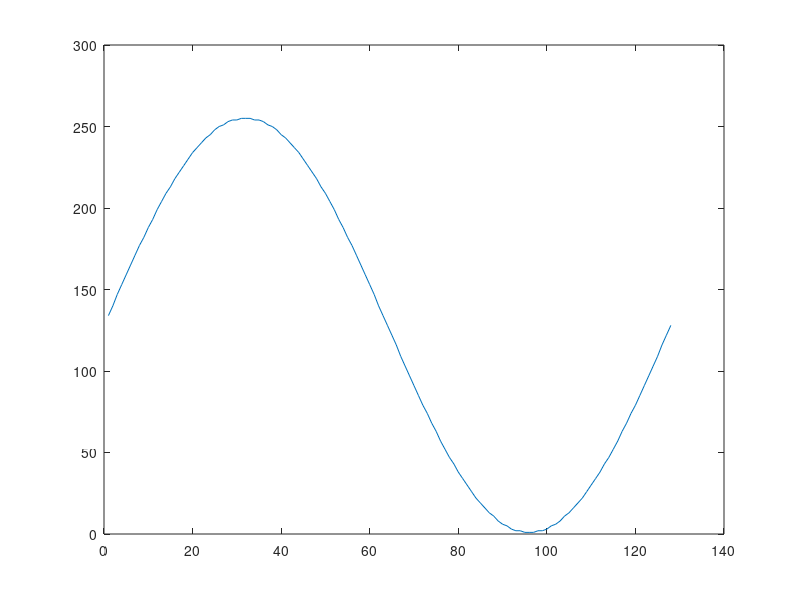
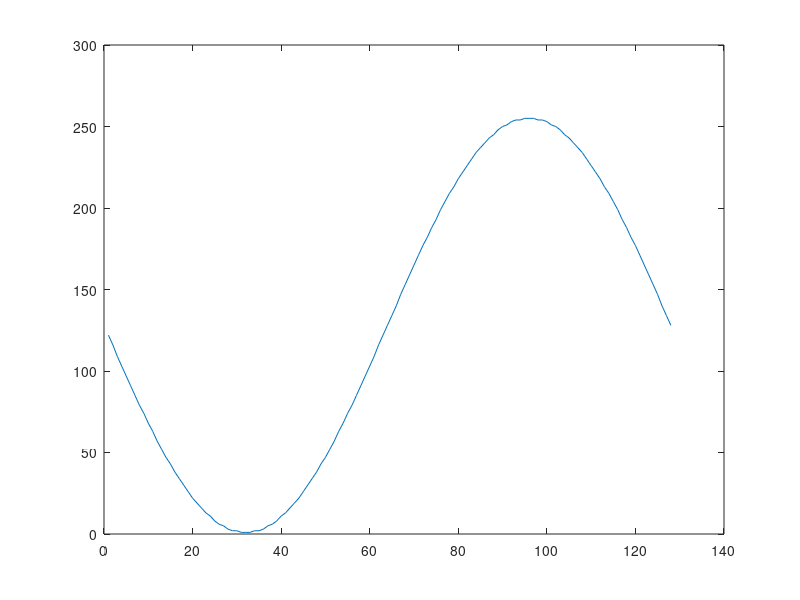

Recreate these plots in MATLAB, in order.

clc; clear all;
t=1:128; f=1;

normal_sine=sin(2*pi*f*t/128)*127 +128;
inverted_sine = -sin(2*pi*f*t/128)*127 +128;

normal_sine=round(normal_sine);
look_up1 = dec2hex(normal_sine);

inverted_sine = round(inverted_sine);
look_up2 = dec2hex(inverted_sine);

figure(1); plot(t,normal_sine);
figure(2); plot(t,inverted_sine);
